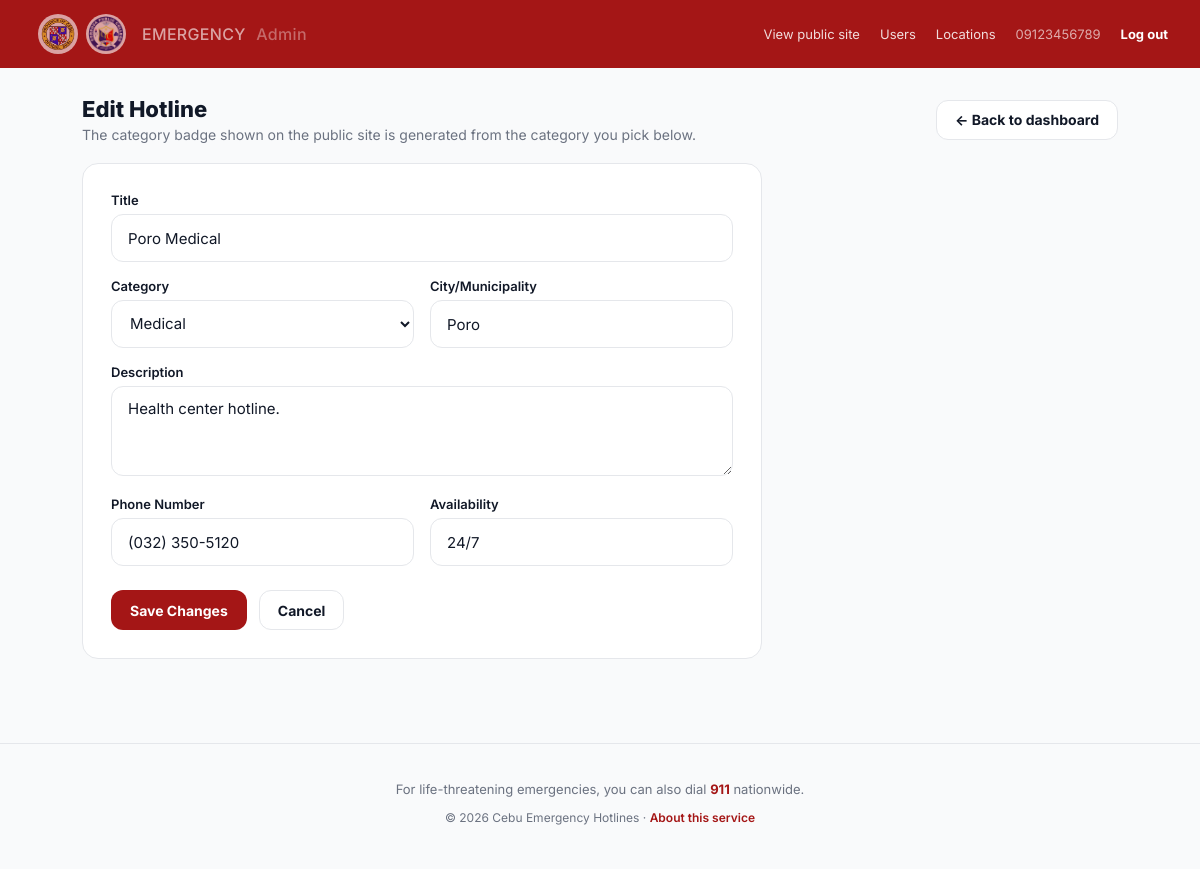
The page /hotline-form.php?id=159 (signed in) on the database its author committed.
### tables this page shows
CREATE TABLE IF NOT EXISTS hotlines (
    id INT AUTO_INCREMENT PRIMARY KEY,
    title VARCHAR(150) NOT NULL,
    category_id INT NOT NULL,
    municipality VARCHAR(100) NOT NULL,
    description TEXT,
    phone_number VARCHAR(100) NOT NULL,
    availability VARCHAR(50) DEFAULT '24/7',
    tag_label VARCHAR(50) DEFAULT 'EMERGENCY',
    created_at TIMESTAMP DEFAULT CURRENT_TIMESTAMP,
    FOREIGN KEY (category_id) REFERENCES categories(id) ON DELETE CASCADE
);

CREATE TABLE IF NOT EXISTS categories (
    id INT AUTO_INCREMENT PRIMARY KEY,
    name VARCHAR(50) NOT NULL UNIQUE,
    slug VARCHAR(50) NOT NULL UNIQUE
);

### functions.php (called while the page is built, shortened)
<?php
function e(?string $value): string
{
    return htmlspecialchars($value ?? '', ENT_QUOTES, 'UTF-8');
}
function category_display_name(array $category): string
{
    return $category['slug'] === 'others' ? 'Others' : $category['name'];
}

### hotline-form.php (the view, shortened to what this page needs)
<?php
require_once __DIR__ . '/db.php';
require_once __DIR__ . '/functions.php';
$categories = $pdo->query('SELECT id, name, slug FROM categories ORDER BY id ASC')->fetchAll();
$categories = array_map(static function (array $category): array {
    $category['id'] = (int) $category['id'];
    return $category;
}, $categories);
$id = isset($_GET['id']) ? (int) $_GET['id'] : (isset($_POST['id']) ? (int) $_POST['id'] : null);
$isEdit = $id !== null && $id > 0;
$hotline = [
    'title'         => '',
    'category_id'   => $categories[0]['id'] ?? '',
    'municipality'  => '',
    'description'   => '',
    'phone_number'  => '',
    'availability'  => '24/7',
];
if ($isEdit && $_SERVER['REQUEST_METHOD'] !== 'POST') {
    $stmt = $pdo->prepare('SELECT * FROM hotlines WHERE id = ?');
    $stmt->execute([$id]);
    $existing = $stmt->fetch();
    $hotline = $existing;
}
include __DIR__ . '/admin-header.php';
?>
    <div class="admin-header-row">
        <div>
            <h1 class="admin-title"><?= $isEdit ? 'Edit Hotline' : 'Add New Hotline' ?></h1>
            <p class="admin-subtitle">The category badge shown on the public site is generated from the category you pick below.</p>
        </div>
        <a href="<?= BASE_URL ?>/dashboard.php" class="btn btn--ghost">&larr; Back to dashboard</a>
    </div>
    <div class="admin-form-card">
        <form method="post" action="<?= BASE_URL ?>/hotline-form.php">
            <div class="field">
                <label for="title">Title</label>
                <input type="text" id="title" name="title" placeholder="e.g. Cebu City Police (CCPO)" value="<?= e($hotline['title']) ?>" required>
            </div>
            <div class="admin-form-row">
                <div class="field">
                    <label for="category_id">Category</label>
                    <select id="category_id" name="category_id" required>
                        <?php foreach ($categories as $cat): ?>
                            <option value="<?= (int) $cat['id'] ?>" <?= (int) $hotline['category_id'] === (int) $cat['id'] ? 'selected' : '' ?>>
                                <?= e(category_display_name($cat)) ?>
                            </option>
                        <?php endforeach; ?>
                    </select>
                </div>
                <div class="field">
                    <label for="municipality">City/Municipality</label>
                    <input type="text" id="municipality" name="municipality" placeholder="e.g. Cordova" value="<?= e($hotline['municipality']) ?>" required>
                </div>
            </div>
            <div class="field">
                <label for="description">Description</label>
                <textarea id="description" name="description" placeholder="Short description shown on the hotline card"><?= e($hotline['description']) ?></textarea>
            </div>
            <div class="admin-form-row">
                <div class="field">
                    <label for="phone_number">Phone Number</label>
                    <input type="text" id="phone_number" name="phone_number" placeholder="e.g. (032) 231-3232 / 166" value="<?= e($hotline['phone_number']) ?>" required>
                </div>
                <div class="field">
                    <label for="availability">Availability</label>
                    <input type="text" id="availability" name="availability" placeholder="24/7" value="<?= e($hotline['availability']) ?>">
                </div>
            </div>
            <div class="admin-form-actions">
                <button type="submit" class="btn btn--primary"><?= $isEdit ? 'Save Changes' : 'Add Hotline' ?></button>
                <a href="<?= BASE_URL ?>/dashboard.php" class="btn btn--ghost">Cancel</a>
            </div>
        </form>
    </div>
</main>
<?php include __DIR__ . '/footer.php'; ?>

### style.css (style rules this page uses)
:root { --color-primary: #a41616; --color-primary-dark: #8f1515; --color-primary-darker: #850606; --color-bg: #f9fafb; --color-white: #ffffff; --color-border: #e5e7eb; --color-heading: #111827; --color-body: #374151; --color-muted: #6b7280; --color-avatar-bg: #f3edf7; --badge-medical-bg: #fee2e2; --badge-medical-text: #a41616; --badge-fire-bg: #fef3c7; --badge-fire-text: #92400e; --badge-police-bg: #dbeafe; --badge-police-text: #1e3a8a; --badge-others-bg: #ede9fe; --badge-others-text: #5b21b6; --badge-default-bg: #f3f4f6; --badge-default-text: #374151; --radius-pill: 999px; --radius-card: 20px; --radius-button: 14px; --radius-input: 12px; --shadow-header: 0 6px 8px rgba(0, 0, 0, 0.1); --shadow-card: 0 18px 18px rgba(0, 0, 0, 0.07), 0 2px 4px rgba(0, 0, 0, 0.04); --shadow-chip: 0 2px 4px rgba(0, 0, 0, 0.04); --shadow-chip-active: 0 8px 9px rgba(164, 22, 22, 0.15); --shadow-button: 0 10px 10px rgba(164, 22, 22, 0.15); --font-sans: 'Inter', system-ui, -apple-system, 'Segoe UI', sans-serif; --content-max: 1080px; }
* { box-sizing: border-box; }
html, body { margin: 0; padding: 0; }
body { background: var(--color-bg); color: var(--color-body); font-family: var(--font-sans); -webkit-font-smoothing: antialiased; min-height: 100vh; display: flex; flex-direction: column; }
a { color: inherit; text-decoration: none; }
button { font-family: inherit; }
.field { margin-bottom: 16px; }
.field label { display: block; font-size: 13px; font-weight: 600; color: var(--color-heading); margin-bottom: 6px; }
.field input { width: 100%; height: 48px; border-radius: var(--radius-input); border: 1px solid var(--color-border); background: var(--color-white); padding: 0 16px; font-size: 15px; font-family: inherit; color: var(--color-heading); }
.field input::placeholder { color: #6b7280; }

### admin.css (style rules this page uses)
.admin-body { display: block; }
.admin-header-row { display: flex; align-items: center; justify-content: space-between; gap: 16px; flex-wrap: wrap; margin-bottom: 20px; }
.admin-title { font-size: 22px; font-weight: 800; color: var(--color-heading); margin: 0; }
.admin-subtitle { color: var(--color-muted); font-size: 14px; margin: 4px 0 0; }
.btn { display: inline-flex; align-items: center; justify-content: center; gap: 8px; height: 40px; padding: 0 18px; border-radius: var(--radius-input); font-weight: 700; font-size: 14px; border: 1px solid transparent; cursor: pointer; text-decoration: none; }
.btn--primary { background: var(--color-primary); color: var(--color-white); }
.btn--ghost { background: var(--color-white); border-color: var(--color-border); color: var(--color-heading); }
.admin-form-card { background: var(--color-white); border: 1px solid var(--color-border); border-radius: 16px; padding: 28px; max-width: 680px; }
.admin-form-row { display: grid; grid-template-columns: 1fr 1fr; gap: 16px; }
.admin-form-actions { display: flex; gap: 12px; margin-top: 8px; }
.admin-form-card textarea { width: 100%; border-radius: var(--radius-input); border: 1px solid var(--color-border); padding: 12px 16px; font-family: inherit; font-size: 15px; color: var(--color-heading); resize: vertical; min-height: 90px; }
.admin-form-card select { width: 100%; height: 48px; border-radius: var(--radius-input); border: 1px solid var(--color-border); padding: 0 14px; font-family: inherit; font-size: 15px; color: var(--color-heading); background: var(--color-white); }

### rows shown on the page
hotlines: title "Poro Medical", category_id "Medical", municipality "Poro", description "Health center hotline.", phone_number "(032) 350-5120", availability "24/7"

### other values the page prints
current_user_display_name() "09123456789"
